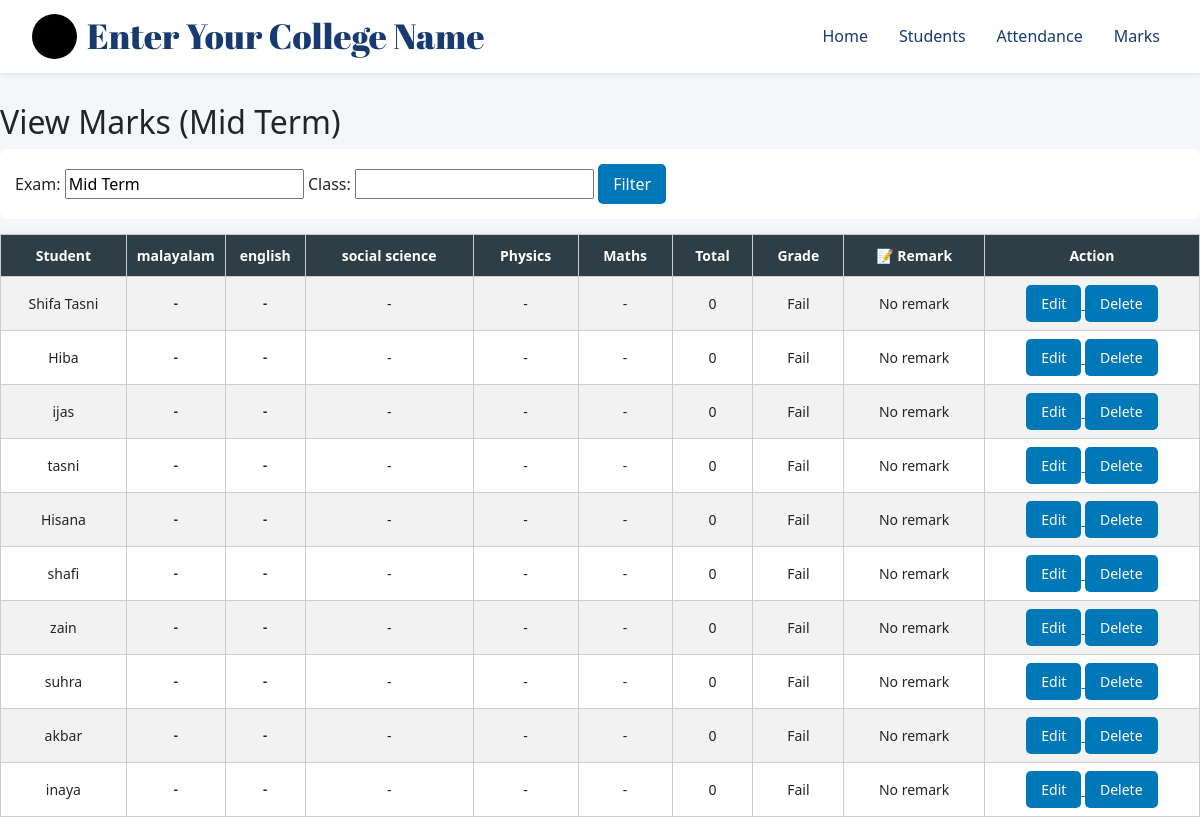
/view-marks/, run on an earlier commit of the app's database.
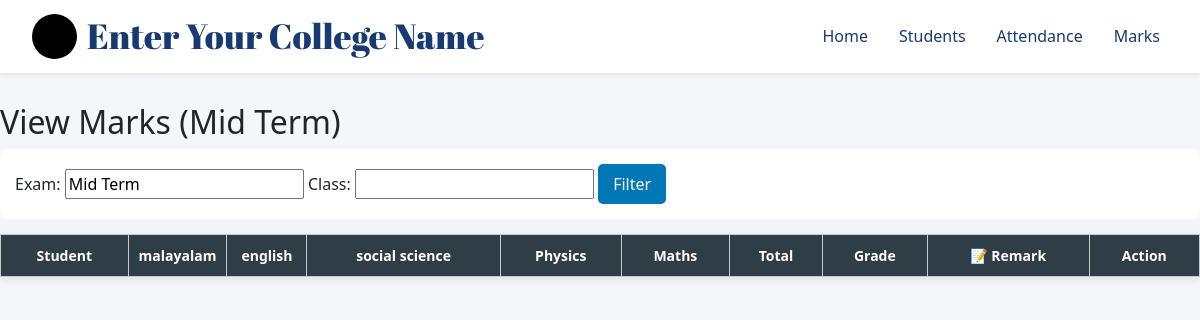
And on a later commit of the database.
### myapp/models.py (models this page shows, shortened)
class Subject(models.Model):
    name = models.CharField(max_length=50, unique=True)
    def __str__(self):
        return self.name

class Student(models.Model):
    CLASS_CHOICES = [
        ('8', 'Class 8'),
        ('9', 'Class 9'),
        ('10', 'Class 10'),
        ('+1', 'Plus One'),
        ('+2', 'Plus Two'),
        ('ug1', 'Degree 1st Year'),
        ('ug2', 'Degree 2nd Year'),
        ('ug3', 'Degree 3rd Year'),
    ]
    name = models.CharField(max_length=100)
    roll_no = models.IntegerField()
    school_class = models.CharField(
        max_length=20,
        choices=CLASS_CHOICES
    )
    parent_phone = models.CharField(max_length=15)
    address = models.TextField()
    photo = models.ImageField(upload_to='students/', blank=True, null=True)

### myapp/views.py (the view)
# urls.py: path('view-marks/', views.view_marks, name='view_marks'),
def view_marks(request):
    selected_class = request.GET.get('class')
    exam_name = request.GET.get('exam', 'Mid Term')
    if selected_class:
        students = Student.objects.filter(school_class=selected_class)
    else:
        students = Student.objects.all()
    subjects = Subject.objects.all()   # ✅ FIXED
    marks = Marks.objects.filter(exam_name=exam_name)
    table_data = []
    for student in students:
        row = {
            'student': student,
            'marks': [],
            'total': 0
        }
        total = 0
        for subject in subjects:
            mark_obj = marks.filter(
                student=student,
                subject=subject   # ✅ must be object
            ).first()
            if mark_obj:
                mark = mark_obj.marks
                total += mark
            else:
                mark = "-"
            row['marks'].append(mark)
        row['total'] = total
        row['grade'] = Marks.calculate_grade(total)
        table_data.append(row)
    remarks = StudentRemark.objects.filter(exam_name=exam_name)
    return render(request, 'view_marks.html', {
        'subjects': subjects,
        'table_data': table_data,
        'exam_name': exam_name,
         'remarks': remarks,
    })

### myapp/models.py (called while the page is built)
    @staticmethod
    def calculate_grade(total):
        if total >= 270:
            return "A+"
        elif total >= 240:
            return "A"
        elif total >= 210:
            return "B"
        elif total >= 180:
            return "C"
        else:
            return "Fail"

### templates/view_marks.html
{% extends 'base.html' %}
{% block content %}
<div class="view_marks">
<h2>View Marks ({{ exam_name }})</h2>
<form method="get">
    <label>Exam:</label>
    <input type="text" name="exam" value="{{ exam_name }}">
    <label>Class:</label>
    <input type="text" name="class" value="{{ request.GET.class }}">
    <button type="submit">Filter</button>
</form>
<table border="1">
    <tr>
        <th>Student</th>
        {% for sub in subjects %}
            <th>{{ sub }}</th>
        {% endfor %}
        <th>Total</th>
        <th>Grade</th>
        <th>📝 Remark</th>
        <th>Action</th>
    </tr>
    {% for row in table_data %}
    <tr>
        <td>{{ row.student.name }}</td>
        {% for m in row.marks %}
            <td>{{ m }}</td>
        {% endfor %}
        <td>{{ row.total }}</td>
        <td>{{ row.grade }}</td>
        <td>
            {% for r in remarks %}
                {% if r.student.id == row.student.id %}
                    {{ r.remark }}
                {% endif %}
            {% empty %}
                No remark
            {% endfor %}
        </td>
        <td>
            <a href="{% url 'edit_student_marks' row.student.id exam_name %}">
                <button>Edit</button>
            </a>
            <a href="{% url 'delete_student_marks' row.student.id exam_name %}"
               onclick="return confirm('Are you sure to delete this student marks?')">
                <button>Delete</button>
            </a>
        </td>
    </tr>
    {% endfor %}
</table>
</div>
{% endblock %}

What changed in the data, as far as the page shows it:
removed Student: student.name "Shifa Tasni", marks "-" "-" "-" "-" "-", total "0", grade "Fail"
removed Student: student.name "Hiba", marks "-" "-" "-" "-" "-", total "0", grade "Fail"
removed Student: student.name "ijas", marks "-" "-" "-" "-" "-", total "0", grade "Fail"
removed Student: student.name "tasni", marks "-" "-" "-" "-" "-", total "0", grade "Fail"
removed Student: student.name "Hisana", marks "-" "-" "-" "-" "-", total "0", grade "Fail"
removed Student: student.name "shafi", marks "-" "-" "-" "-" "-", total "0", grade "Fail"
removed Student: student.name "zain", marks "-" "-" "-" "-" "-", total "0", grade "Fail"
removed Student: student.name "suhra", marks "-" "-" "-" "-" "-", total "0", grade "Fail"
removed Student: student.name "akbar", marks "-" "-" "-" "-" "-", total "0", grade "Fail"
removed Student: student.name "inaya", marks "-" "-" "-" "-" "-", total "0", grade "Fail"
